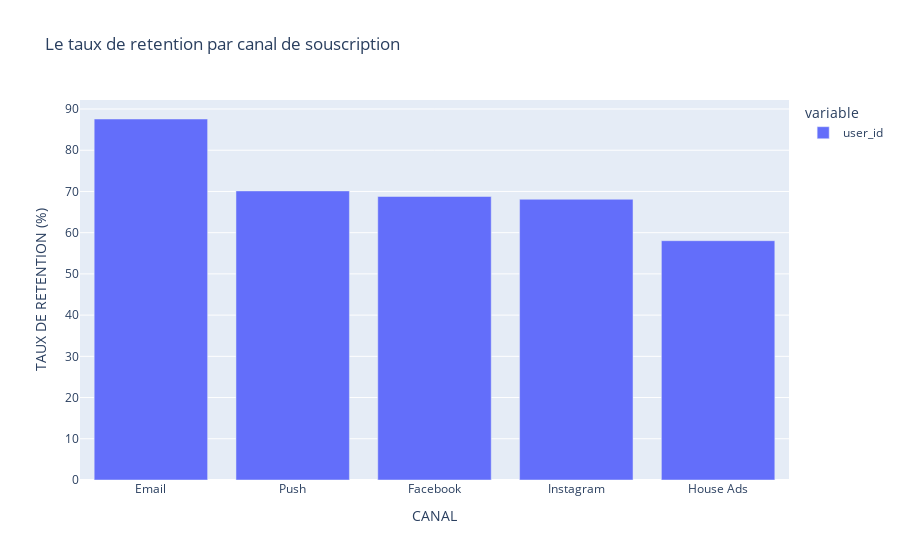

The notebook cell saved with this chart:
### Markdown cell above
# visualisation des résultats

### Code cell
# Create side-by-side bar chart of `xgb`
bar_fig = px.bar(
   taux_retention_par_canal.sort_values(ascending=False),
   title="Le taux de retention par canal de souscription" 
)
bar_fig.update_layout(xaxis_title="CANAL",yaxis_title="TAUX DE RETENTION\n(%)")
bar_fig.show()

### Figure 1 — Plotly figure (JSON) as saved in the notebook; plotly's stock layout.template omitted (floating-point values rounded to 4 significant figures)
{"data": [{"alignmentgroup": "True", "hovertemplate": "variable=user_id<br>subscribing_channel=%{x}<br>value=%{y}<extra></extra>", "legendgroup": "user_id", "marker": {"color": "#636efa", "pattern": {"shape": ""}}, "name": "user_id", "offsetgroup": "user_id", "orientation": "v", "showlegend": true, "textposition": "auto", "type": "bar", "x": ["Email", "Push", "Facebook", "Instagram", "House Ads"], "xaxis": "x", "y": [87.58, 70.13, 68.78, 68.1, 58.05], "yaxis": "y"}], "layout": {"autosize": true, "barmode": "relative", "legend": {"title": {"text": "variable"}, "tracegroupgap": 0}, "title": {"text": "Le taux de retention par canal de souscription"}, "xaxis": {"anchor": "y", "autorange": true, "domain": [0, 1], "range": [-0.5, 4.5], "title": {"text": "CANAL"}, "type": "category"}, "yaxis": {"anchor": "x", "autorange": true, "domain": [0, 1], "range": [0, 92.19], "title": {"text": "TAUX DE RETENTION\n(%)"}, "type": "linear"}}}
